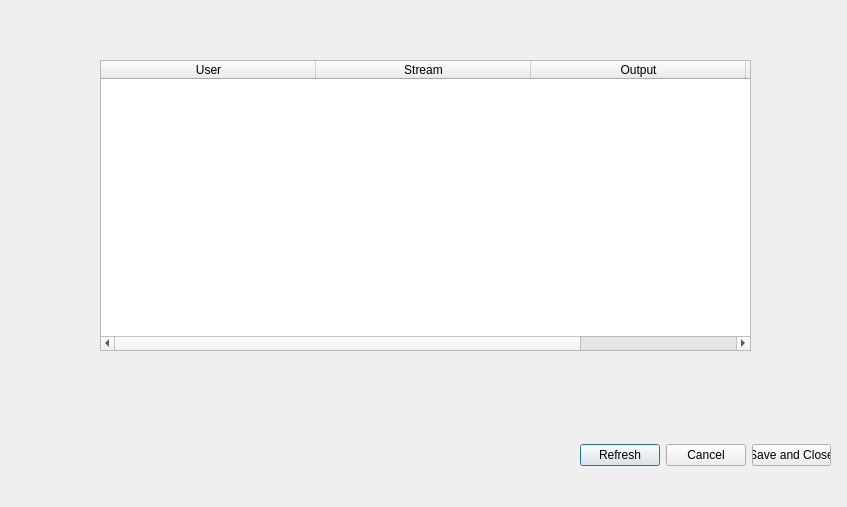
<?xml version="1.0" encoding="UTF-8"?>
<ui version="4.0">
 <class>routingDialog</class>
 <widget class="QDialog" name="routingDialog">
  <property name="geometry">
   <rect>
    <x>0</x>
    <y>0</y>
    <width>847</width>
    <height>507</height>
   </rect>
  </property>
  <property name="minimumSize">
   <size>
    <width>800</width>
    <height>400</height>
   </size>
  </property>
  <property name="windowTitle">
   <string>MIDI Routing Manager</string>
  </property>
  <widget class="QWidget" name="horizontalLayoutWidget">
   <property name="geometry">
    <rect>
     <x>580</x>
     <y>410</y>
     <width>251</width>
     <height>91</height>
    </rect>
   </property>
   <layout class="QHBoxLayout" name="horizontalLayout">
    <item>
     <widget class="QPushButton" name="refreshButton">
      <property name="text">
       <string>Refresh</string>
      </property>
     </widget>
    </item>
    <item>
     <widget class="QPushButton" name="cancelButton">
      <property name="text">
       <string>Cancel</string>
      </property>
     </widget>
    </item>
    <item>
     <widget class="QPushButton" name="saveButton">
      <property name="text">
       <string>Save and Close</string>
      </property>
     </widget>
    </item>
   </layout>
  </widget>
  <widget class="QTableWidget" name="routingTable">
   <property name="geometry">
    <rect>
     <x>100</x>
     <y>60</y>
     <width>651</width>
     <height>291</height>
    </rect>
   </property>
   <property name="minimumSize">
    <size>
     <width>200</width>
     <height>0</height>
    </size>
   </property>
   <property name="columnCount">
    <number>4</number>
   </property>
   <attribute name="horizontalHeaderDefaultSectionSize">
    <number>215</number>
   </attribute>
   <attribute name="verticalHeaderDefaultSectionSize">
    <number>100</number>
   </attribute>
   <column>
    <property name="text">
     <string>User</string>
    </property>
   </column>
   <column>
    <property name="text">
     <string>Stream</string>
    </property>
   </column>
   <column>
    <property name="text">
     <string>Output</string>
    </property>
   </column>
   <column>
    <property name="text">
     <string>Channel</string>
    </property>
   </column>
  </widget>
 </widget>
 <resources/>
 <connections/>
</ui>
